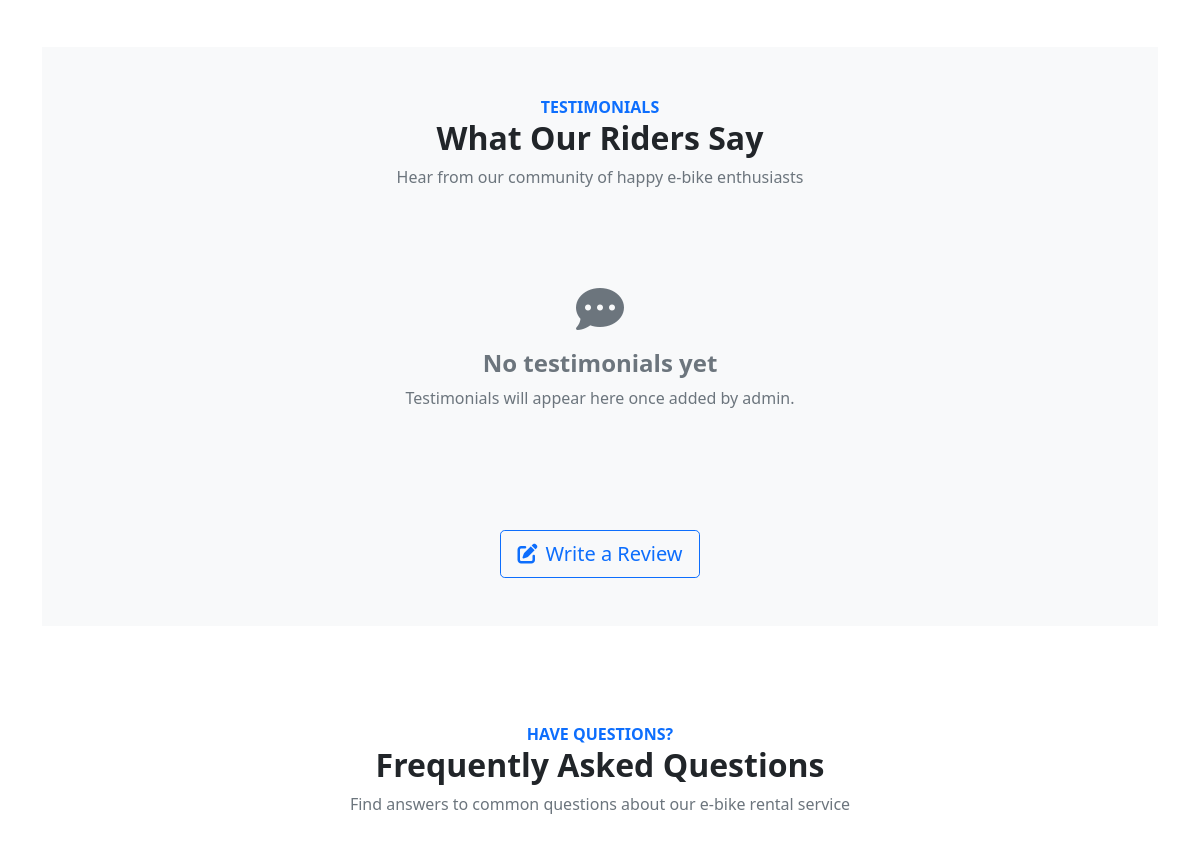
Before: / (middle part) with the older database file.
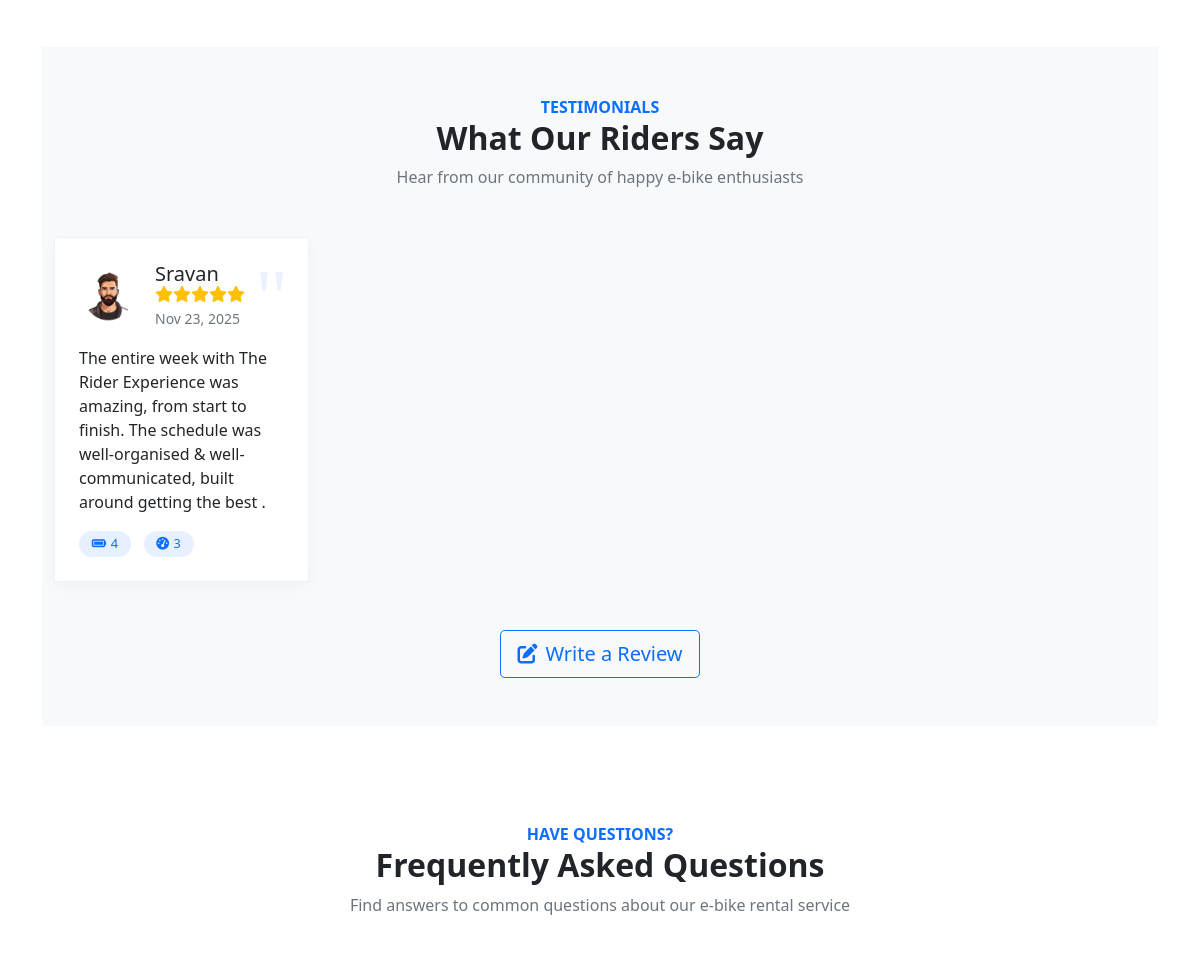
After: the same page with the newer database file.
### core/models.py (models this page shows, shortened)
class Testimonial(models.Model):
    name = models.CharField(max_length=100, help_text="Customer or person's name")
    role = models.CharField(max_length=100, help_text="Customer's role or title (e.g., 'Regular Commuter')")
    profile_image = models.ImageField(upload_to='testimonials/', blank=True, null=True, help_text="Profile image (150x150px recommended)")
    message = models.TextField(help_text="Testimonial message/content")
    rating = models.PositiveIntegerField(default=5, validators=[MinValueValidator(1), MaxValueValidator(5)], help_text="Rating out of 5 stars")
    rating_highlight_1 = models.CharField(max_length=50, blank=True, null=True, help_text="First rating highlight (e.g., 'Power: 5/5')")
    rating_highlight_2 = models.CharField(max_length=50, blank=True, null=True, help_text="Second rating highlight (e.g., 'Battery: 5/5')")
    is_highlighted = models.BooleanField(default=False, help_text="Display as featured/highlighted testimonial")
    is_active = models.BooleanField(default=True, help_text="Show this testimonial on the homepage")
    sort_order = models.PositiveIntegerField(default=0, help_text="Lower numbers appear first")
    created_at = models.DateTimeField(auto_now_add=True)
    updated_at = models.DateTimeField(auto_now=True)
    class Meta:
        ordering = ['sort_order', '-created_at']
        verbose_name = "Testimonial"
        verbose_name_plural = "Testimonials"

### core/views.py (the view)
# urls.py: 2. Add a URL to urlpatterns:  path('', views.home, name='home')
def home(request):
    ebikes = EBike.objects.filter(is_available=True)[:5]
    testimonials = Testimonial.objects.filter(is_active=True).order_by('sort_order')[:6]
    return render(request, 'core/home.html', {
        'ebikes': ebikes,
        'testimonials': testimonials
    })

### core/context_processors.py (called while the page is built)
def unread_notification_count(request):
    try:
        Notification = apps.get_model('core', 'Notification')
        public_count = Notification.objects.filter(is_public=True).count()
        if request.user.is_authenticated:
            user_count = Notification.objects.filter(recipient=request.user, is_read=False).count()
            count = public_count + user_count
        else:
            count = public_count
    except Exception:
        count = 0
    return {'unread_notification_count': count}

def availability_sync_info(request):
    try:
        last_sync = cache.get("bike_availability_last_sync_date")
    except Exception:
        last_sync = None
    return {"availability_last_sync_date": last_sync}

### templates/core/home.html (shortened to what the changed rows need)
{% extends 'core/base.html' %}
{% load static %}
{% block content %}
<section class="py-5 my-5 bg-light" id="testimonials">
  <div class="container">
    <div class="text-center mb-5">
      <h2 class="fw-bold">What Our Riders Say</h2>
    </div>
    <div class="row g-4">
      {% for testimonial in testimonials %}
      <div class="{% if testimonial.is_highlighted %}col-md-12 col-lg-6{% else %}col-12 col-md-6 col-lg-4 col-xl-3{% endif %}">
        <div class="review-card{% if testimonial.is_highlighted %} featured-review{% endif %} p-4 rounded-4 h-100" data-aos="fade-up" data-aos-delay="{{ forloop.counter0|add:1 }}00">
          <div class="d-flex align-items-center mb-3">
            {% if testimonial.profile_image %}
            <img src="{{ testimonial.profile_image.url }}" alt="{{ testimonial.name }}" class="rounded-circle me-3" width="60" height="60">
            {% else %}
            <img src="https://api.dicebear.com/7.x/avataaars/svg?seed={{ testimonial.name|slugify }}" alt="{{ testimonial.name }}" class="rounded-circle me-3" width="60" height="60">
            {% endif %}
            <div>
              <h5 class="{% if testimonial.is_highlighted %}mb-0 fw-bold{% else %}mb-0 fw-semibold{% endif %}">{{ testimonial.name }}</h5>
              <div class="d-flex text-warning mb-1">
                {% if testimonial.rating >= 1 %}<i class="fas fa-star"></i>{% endif %}
                {% if testimonial.rating >= 2 %}<i class="fas fa-star"></i>{% endif %}
                {% if testimonial.rating >= 3 %}<i class="fas fa-star"></i>{% endif %}
                {% if testimonial.rating >= 4 %}<i class="fas fa-star"></i>{% endif %}
                {% if testimonial.rating >= 5 %}<i class="fas fa-star"></i>{% endif %}
              </div>
              <small class="text-muted">{{ testimonial.created_at|date:"M d, Y" }}</small>
            </div>
          </div>
          {% if testimonial.is_highlighted %}
          <p class="mb-3">{{ testimonial.message }}</p>
          <div class="review-highlights">
            {% if testimonial.rating_highlight_1 %}
            <div class="highlight-item">
              <i class="fas fa-check-circle text-success me-2"></i>
              <span>{{ testimonial.rating_highlight_1 }}</span>
            </div>
            {% endif %}
            {% if testimonial.rating_highlight_2 %}
            <div class="highlight-item">
              <i class="fas fa-check-circle text-success me-2"></i>
              <span>{{ testimonial.rating_highlight_2 }}</span>
            </div>
            {% endif %}
            {% if testimonial.rating_highlight_3 %}
            <div class="highlight-item">
              <i class="fas fa-check-circle text-success me-2"></i>
              <span>{{ testimonial.rating_highlight_3 }}</span>
            </div>
            {% endif %}
          </div>
          {% else %}
          <p class="mb-0">{{ testimonial.message }}</p>
          <div class="review-rating mt-3">
            {% if testimonial.rating_highlight_1 %}
            <span class="badge bg-primary bg-opacity-10 text-primary">
              <i class="fas fa-battery-full me-1"></i>{{ testimonial.rating_highlight_1 }}
            </span>
            {% endif %}
            {% if testimonial.rating_highlight_2 %}
            <span class="badge bg-primary bg-opacity-10 text-primary ms-2">
              <i class="fas fa-tachometer-alt me-1"></i>{{ testimonial.rating_highlight_2 }}
            </span>
            {% endif %}
          </div>
          {% endif %}
        </div>
      </div>
      {% endfor %}
      {% if not testimonials %}
      <div class="col-12">
        <div class="text-center py-5">
          <i class="fas fa-comment-dots fa-3x mb-3 text-muted"></i>
          <h4 class="fw-bold text-muted">No testimonials yet</h4>
          <p class="text-muted mb-4">Testimonials will appear here once added by admin.</p>
        </div>
      </div>
      {% endif %}
    </div>
  </div>
</section>
<section class="py-5 my-5" id="faq">
  <div class="container">
    <div class="text-center mb-5">
      <h2 class="fw-bold">Frequently Asked Questions</h2>
    </div>
  </section>
{% endblock %}

Changed rows visible on the page:
added Testimonial: profile_image (picture), name "Sravan", rating 5 (drawn), created_at "Nov 23, 2025", message "The entire week with The Rider Experience was amazing, from start to finish. The schedule was well-organised & well-communicated, built around getting the best .", rating_highlight_1 "4", rating_highlight_2 "3"
Other visible differences:
text no longer shown: "No testimonials yet Testimonials will appear here once added by admin."
